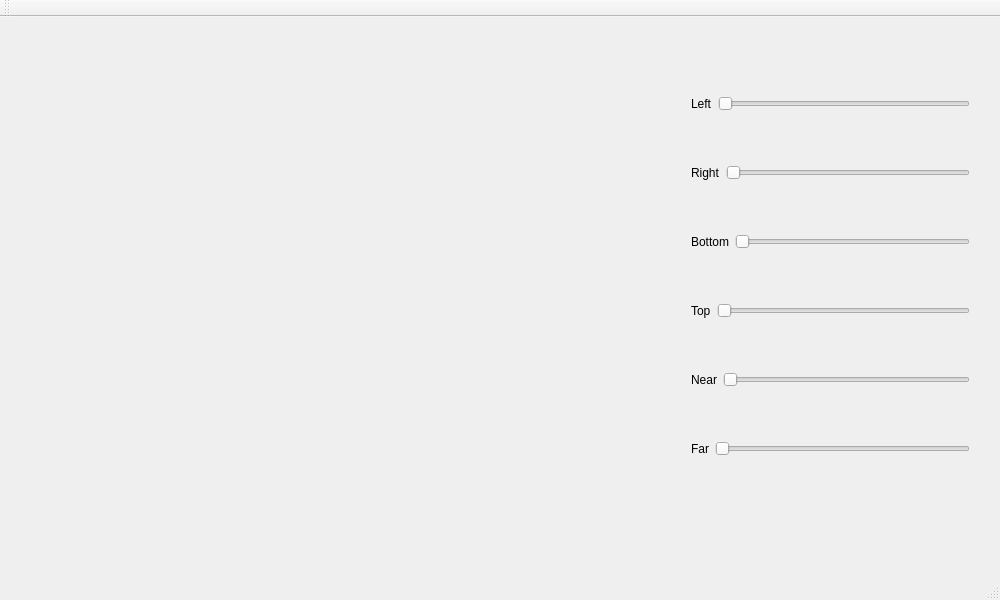
<?xml version="1.0" encoding="UTF-8"?>
<ui version="4.0">
 <class>MainWindow</class>
 <widget class="QMainWindow" name="MainWindow">
  <property name="geometry">
   <rect>
    <x>0</x>
    <y>0</y>
    <width>1000</width>
    <height>600</height>
   </rect>
  </property>
  <property name="windowTitle">
   <string>MainWindow</string>
  </property>
  <widget class="QWidget" name="centralWidget">
   <widget class="QWidget" name="widget" native="true">
    <property name="geometry">
     <rect>
      <x>20</x>
      <y>20</y>
      <width>640</width>
      <height>520</height>
     </rect>
    </property>
   </widget>
   <widget class="QWidget" name="verticalLayoutWidget">
    <property name="geometry">
     <rect>
      <x>680</x>
      <y>20</y>
      <width>301</width>
      <height>481</height>
     </rect>
    </property>
    <layout class="QVBoxLayout" name="verticalLayout">
     <item>
      <layout class="QHBoxLayout" name="horizontalLayout_6">
       <item>
        <widget class="QLabel" name="label_1">
         <property name="text">
          <string>Left</string>
         </property>
        </widget>
       </item>
       <item>
        <widget class="QSlider" name="left">
         <property name="orientation">
          <enum>Qt::Horizontal</enum>
         </property>
        </widget>
       </item>
      </layout>
     </item>
     <item>
      <layout class="QHBoxLayout" name="horizontalLayout_5">
       <item>
        <widget class="QLabel" name="label_2">
         <property name="text">
          <string>Right</string>
         </property>
        </widget>
       </item>
       <item>
        <widget class="QSlider" name="right">
         <property name="orientation">
          <enum>Qt::Horizontal</enum>
         </property>
        </widget>
       </item>
      </layout>
     </item>
     <item>
      <layout class="QHBoxLayout" name="horizontalLayout_4">
       <item>
        <widget class="QLabel" name="label_3">
         <property name="text">
          <string>Bottom</string>
         </property>
        </widget>
       </item>
       <item>
        <widget class="QSlider" name="bottom">
         <property name="orientation">
          <enum>Qt::Horizontal</enum>
         </property>
        </widget>
       </item>
      </layout>
     </item>
     <item>
      <layout class="QHBoxLayout" name="horizontalLayout_3">
       <item>
        <widget class="QLabel" name="label_4">
         <property name="text">
          <string>Top</string>
         </property>
        </widget>
       </item>
       <item>
        <widget class="QSlider" name="top">
         <property name="orientation">
          <enum>Qt::Horizontal</enum>
         </property>
        </widget>
       </item>
      </layout>
     </item>
     <item>
      <layout class="QHBoxLayout" name="horizontalLayout_2">
       <item>
        <widget class="QLabel" name="label_5">
         <property name="text">
          <string>Near</string>
         </property>
        </widget>
       </item>
       <item>
        <widget class="QSlider" name="lnear">
         <property name="orientation">
          <enum>Qt::Horizontal</enum>
         </property>
        </widget>
       </item>
      </layout>
     </item>
     <item>
      <layout class="QHBoxLayout" name="horizontalLayout">
       <item>
        <widget class="QLabel" name="label_6">
         <property name="text">
          <string>Far</string>
         </property>
        </widget>
       </item>
       <item>
        <widget class="QSlider" name="lfar">
         <property name="orientation">
          <enum>Qt::Horizontal</enum>
         </property>
        </widget>
       </item>
      </layout>
     </item>
    </layout>
   </widget>
  </widget>
  <widget class="QMenuBar" name="menuBar">
   <property name="geometry">
    <rect>
     <x>0</x>
     <y>0</y>
     <width>1000</width>
     <height>20</height>
    </rect>
   </property>
  </widget>
  <widget class="QToolBar" name="mainToolBar">
   <attribute name="toolBarArea">
    <enum>TopToolBarArea</enum>
   </attribute>
   <attribute name="toolBarBreak">
    <bool>false</bool>
   </attribute>
  </widget>
  <widget class="QStatusBar" name="statusBar"/>
 </widget>
 <layoutdefault spacing="6" margin="11"/>
 <resources/>
 <connections/>
</ui>
